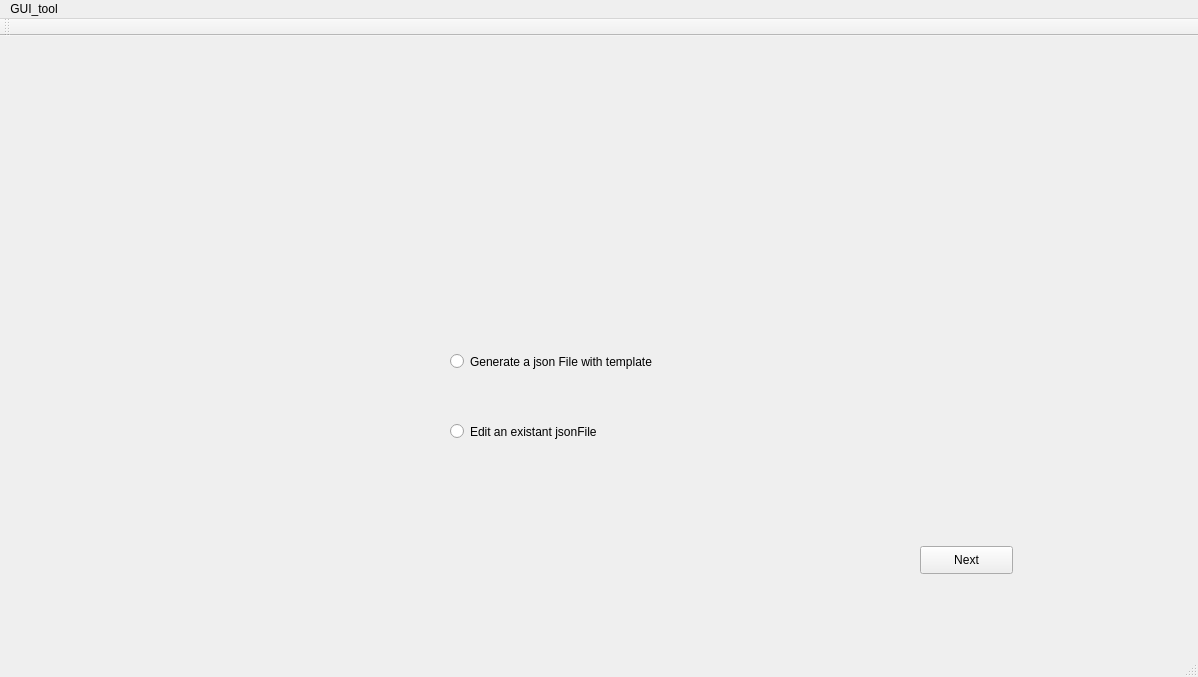
<?xml version="1.0" encoding="UTF-8"?>
<ui version="4.0">
 <class>MainWindow</class>
 <widget class="QMainWindow" name="MainWindow">
  <property name="geometry">
   <rect>
    <x>0</x>
    <y>0</y>
    <width>1198</width>
    <height>677</height>
   </rect>
  </property>
  <property name="windowTitle">
   <string>MainWindow</string>
  </property>
  <widget class="QWidget" name="centralWidget">
   <widget class="QLabel" name="label">
    <property name="geometry">
     <rect>
      <x>20</x>
      <y>370</y>
      <width>361</width>
      <height>251</height>
     </rect>
    </property>
    <property name="text">
     <string/>
    </property>
    <property name="pixmap">
     <pixmap>../ST.JPEG</pixmap>
    </property>
   </widget>
   <widget class="QPushButton" name="Next1">
    <property name="geometry">
     <rect>
      <x>920</x>
      <y>510</y>
      <width>93</width>
      <height>28</height>
     </rect>
    </property>
    <property name="text">
     <string>Next</string>
    </property>
   </widget>
   <widget class="QLabel" name="label_2">
    <property name="geometry">
     <rect>
      <x>870</x>
      <y>0</y>
      <width>291</width>
      <height>291</height>
     </rect>
    </property>
    <property name="text">
     <string/>
    </property>
    <property name="pixmap">
     <pixmap>../Stm32.png</pixmap>
    </property>
   </widget>
   <widget class="QRadioButton" name="radioButton_3">
    <property name="geometry">
     <rect>
      <x>450</x>
      <y>300</y>
      <width>371</width>
      <height>51</height>
     </rect>
    </property>
    <property name="text">
     <string>Generate a json File with template</string>
    </property>
   </widget>
   <widget class="QRadioButton" name="radioButton_4">
    <property name="geometry">
     <rect>
      <x>450</x>
      <y>370</y>
      <width>191</width>
      <height>51</height>
     </rect>
    </property>
    <property name="text">
     <string>Edit an existant jsonFile</string>
    </property>
   </widget>
  </widget>
  <widget class="QMenuBar" name="menuBar">
   <property name="geometry">
    <rect>
     <x>0</x>
     <y>0</y>
     <width>1198</width>
     <height>21</height>
    </rect>
   </property>
   <widget class="QMenu" name="menuGUI_tool">
    <property name="title">
     <string>GUI_tool</string>
    </property>
   </widget>
   <addaction name="menuGUI_tool"/>
  </widget>
  <widget class="QToolBar" name="mainToolBar">
   <attribute name="toolBarArea">
    <enum>TopToolBarArea</enum>
   </attribute>
   <attribute name="toolBarBreak">
    <bool>false</bool>
   </attribute>
  </widget>
  <widget class="QStatusBar" name="statusBar"/>
 </widget>
 <layoutdefault spacing="6" margin="11"/>
 <resources/>
 <connections/>
</ui>
